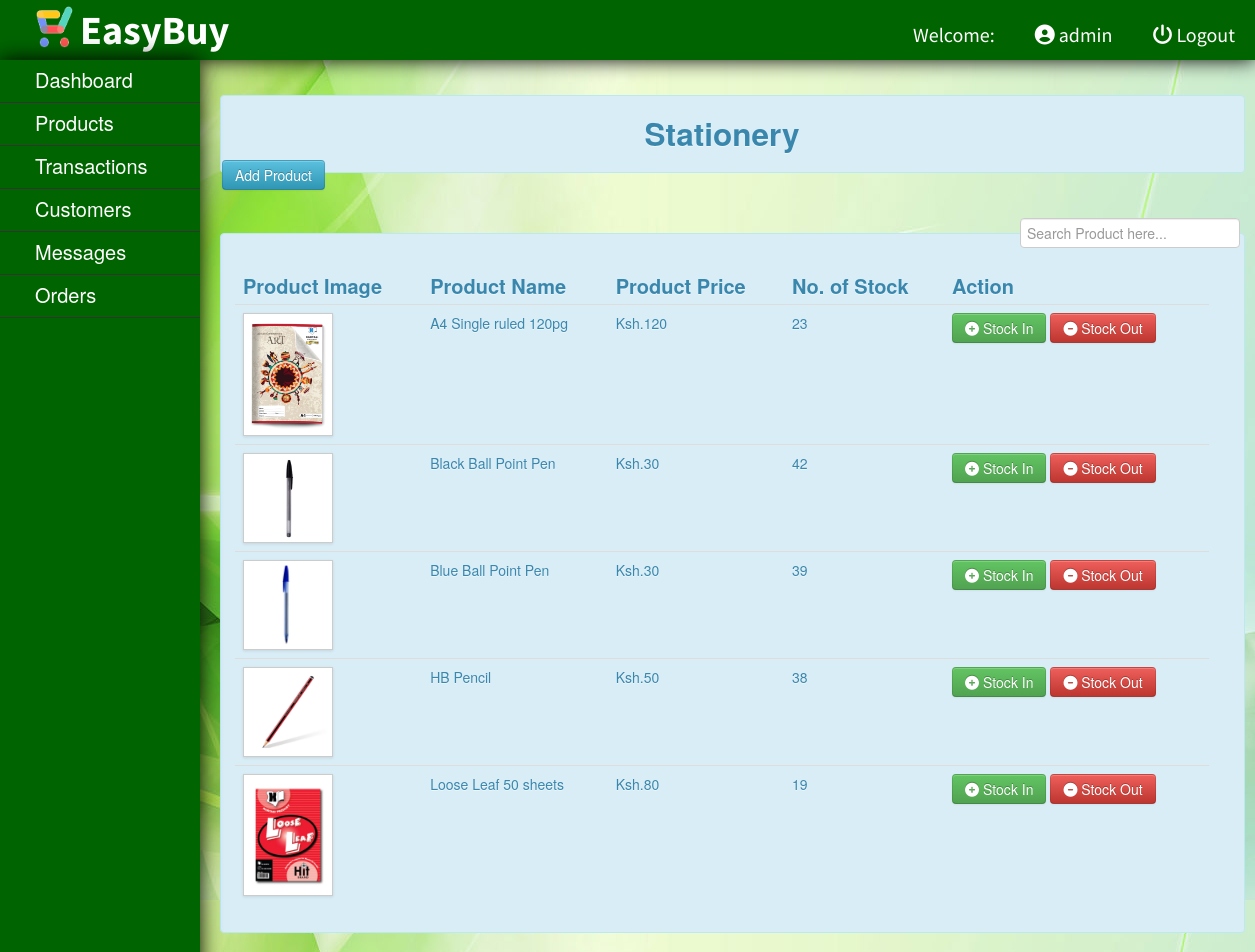
The app's page /admin/admin_stationery.php (signed in) with its own data.
### tables this page shows
CREATE TABLE `product` (
  `productid` int(8) NOT NULL,
  `name` varchar(45) NOT NULL,
  `category` varchar(20) NOT NULL,
  `brand` varchar(20) NOT NULL,
  `price` int(10) NOT NULL,
  `image` text DEFAULT NULL
);

CREATE TABLE `stock` (
  `productid` int(8) NOT NULL,
  `quantity` int(6) NOT NULL
);

### admin/admin_stationery.php (the view, shortened to what this page needs)
<?php
	include("../db/dbconn.php");
?>
<!DOCTYPE html>
<html>
<?php require_once('../template/header_admin.php'); ?>
	<br>
			<a href="#add" role="button" class="btn btn-info" data-toggle="modal" style="position:absolute;margin-left:222px; margin-top:140px; z-index:-1000;">Add Product</a>
					<?php require_once('../template/admin_nav.php'); ?>
					<div id="rightcontent" style="position:absolute; top:10%;">
								<div class="alert alert-info"><center><h2>Stationery</h2></center></div>
								<br />
									<label  style="padding:5px; float:right;"><input type="text" name="filter" placeholder="Search Product here..." id="filter"></label>
								<br />
								<div class="alert alert-info">
								<table class="table table-hover" style="background-color:;">
									<thead>
									<tr style="font-size:20px;">
										<th>Product Image</th>
										<th>Product Name</th>
										<th>Product Price</th>
										<th>No. of Stock</th>
										<th>Action</th>
									</tr>
									</thead>
									<tbody>
									<?php
										$query = $conn->query("SELECT * FROM `product` WHERE category='Stationery' ORDER BY `name`") or die(mysqli_error());
										while($fetch = $query->fetch_array())
											{
											$id = $fetch['productid'];
									?>
									<tr class="del<?php echo $id?>">
										<td><img class="img-polaroid" src = "../photo/<?php echo $fetch['image']?>" height = "70px" width = "80px"></td>
										<td><?php echo $fetch['name']?></td>
										<td>Ksh.<?php echo number_format($fetch['price'])?></td>
										<?php
										$query1 = $conn->query("SELECT * FROM `stock` WHERE productid='$id'") or die(mysqli_error());
										$fetch1 = $query1->fetch_array();
										?>
										<td><?php echo $fetch1['quantity']?></td>
										<td>
										<?php
										echo "<a href='stockin.php?id=".$id."' class='btn btn-success' rel='facebox'><i class='fas fa-plus-circle'></i> Stock In</a> ";
										echo "<a href='stockout.php?id=".$id."' class='btn btn-danger' rel='facebox'><i class='fas fa-minus-circle'></i> Stock Out</a>";
										?>
										</td>
									</tr>
									<?php
										}
									?>
									</tbody>
								</table>
								</div>
								</div>
		</body>
	</html>

### template/header_admin.php
<?php require_once('../template/admin_head.php'); ?>
<body>
	<div id="header" style="position:fixed;">
		<img src="../img/logo.png">
		<label>EasyBuy</label>
		<?php
				$id = (int) $_SESSION['id'];
					$query = $conn->query ("SELECT * FROM admin WHERE adminid = '$id' ") or die (mysqli_error());
					$fetch = $query->fetch_array ();
			?>
			<ul>
				<li><a href="../function/admin_logout.php"><i class='fas fa-power-off'></i> Logout</a></li>
				<li><a><i class='fas fa-user-circle'></i> <?php echo $fetch['username']; ?></a></li>
				<li>Welcome:</li>
			</ul>
	</div>

### css/style.css (style rules this page uses)
body { background-image: url("../img/background.jpg"); background-attachment: fixed; }
#header { height:60px; width:100%; background-color:#006400; color:#fff; text-indent:10px; box-shadow:0px 0px 20px 0px black; }
#header img { position:absolute; height:45px; width:45px; margin-left:20px; margin-top:2.5px; }
#header label { position:relative; top:20px; color:#fff; text-indent:80px; font-size:40px; clear:both; font-family: "Source Sans Pro", sans-serif; font-weight: bold; }
#header ul { list-style-type:none; position:relative; font-family: "Source Sans Pro", sans-serif; }
#header ul li { display:inline; position:relative; font-size: 20px; float:right; margin-right:20px; }
#header ul li a { text-decoration:none; color:#fff; display: block; transition: all 0.3s ease-out; }
#rightcontent { position:relative; width:1025px; top:50px; left:220px; z-index:-99999; }

### records on screen
product: image (picture), name "A4 Single ruled 120pg", price "120", stock.quantity "23"
product: image (picture), name "Black Ball Point Pen", price "30", stock.quantity "42"
product: image (picture), name "Blue Ball Point Pen", price "30", stock.quantity "39"
product: image (picture), name "HB Pencil", price "50", stock.quantity "38"
product: image (picture), name "Loose Leaf 50 sheets", price "80", stock.quantity "19"

### other values on screen
$fetch['username'] "admin"
